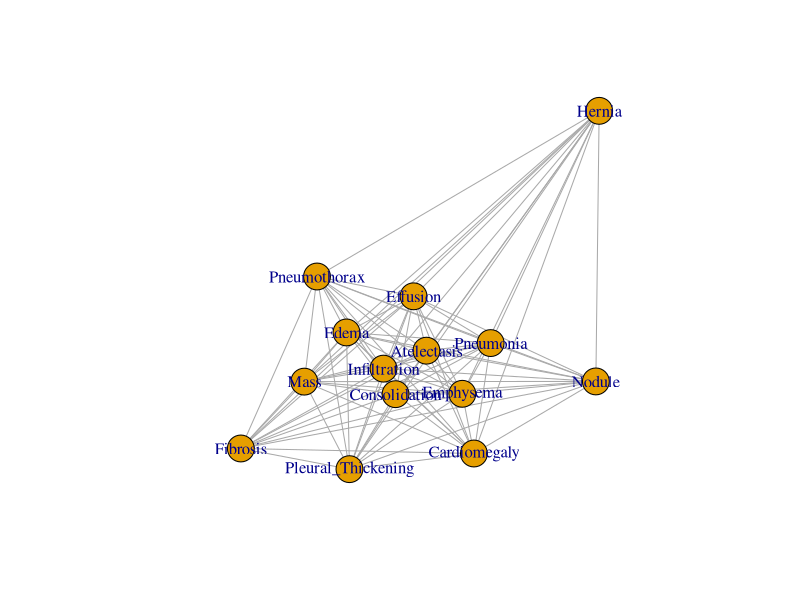
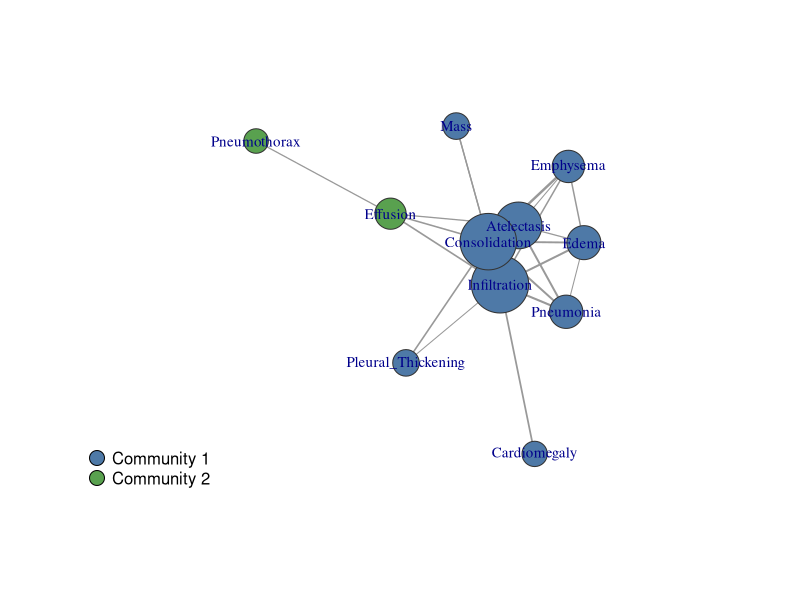

These figures' R source, in order:
## ---- chunk 1

knitr::opts_chunk$set(
  echo = TRUE,
  warning = FALSE,
  message = FALSE,
  fig.align = "center",
  fig.width = 8,
  fig.height = 6
)

## ---- chunk 2

library(ggplot2)
library(dplyr)
library(tidyr)
library(igraph)
library(ggraph)
library(tidygraph)
library(graphlayouts)
library(pheatmap)
library(corrplot)
library(reshape2)
library(scales)

## ---- chunk 3

cooc <- matrix(c(

4212,369,3269,3259,727,585,243,772,1222,221,423,220,495,40,
369,1094,1060,583,99,108,36,48,169,127,44,51,111,7,
3269,1060,3959,3990,1244,909,253,995,1287,592,359,188,848,21,
3259,583,3990,9552,1151,1544,571,943,1220,979,447,345,749,33,
727,99,1244,1151,2138,894,62,424,602,128,212,115,448,25,
585,108,909,1544,894,2706,63,340,428,131,115,166,410,10,
243,36,253,571,62,63,307,34,114,330,21,11,45,2,
772,48,995,943,424,340,34,2199,222,33,746,80,289,9,
1222,169,1287,1220,602,428,114,222,1314,162,103,79,251,4,
221,127,592,979,128,131,330,33,162,634,30,9,64,3,
423,44,359,447,212,115,21,746,103,30,895,36,151,4,
220,51,188,345,115,166,11,80,79,9,36,727,176,8,
495,111,848,749,448,410,45,289,251,64,151,176,1127,8,
40,7,21,33,25,10,2,9,4,3,4,8,8,110

), nrow = 14, byrow = TRUE)

colnames(cooc) <- rownames(cooc) <- c(
  "Atelectasis",
  "Cardiomegaly",
  "Infiltration",
  "Consolidation",
  "Edema",
  "Emphysema",
  "Fibrosis",
  "Effusion",
  "Pneumonia",
  "Pleural_Thickening",
  "Pneumothorax",
  "Nodule",
  "Mass",
  "Hernia"
)

cooc

## ---- chunk 4

g_0 <- graph_from_adjacency_matrix(
  cooc,
  mode = "undirected",
  weighted = TRUE,
  diag = FALSE
)

plot(g_0)

## ---- chunk 5

# Pesos das arestas da parte superior da matriz
pesos <- cooc[upper.tri(cooc)]

# Limiar do percentil 75
limiar75 <- quantile(pesos, 0.75)

limiar75

# Criar matriz filtrada
cooc75 <- cooc

cooc75[cooc75 < limiar75] <- 0

# Retirar diagonal
diag(cooc75) <- 0

# Criar a rede filtrada
g75 <- graph_from_adjacency_matrix(
  cooc75,
  mode = "undirected",
  weighted = TRUE,
  diag = FALSE
)

# Remover nós isolados
g75 <- delete_vertices(
  g75,
  degree(g75) == 0
)

# Força dos nós
V(g75)$strength <- strength(g75)

## ---- chunk 6

com75 <- cluster_louvain(g75)

V(g75)$community <- membership(com75)

table(V(g75)$community)

## ---- chunk 7

L75 <- layout_with_fr(
  g75,
  weights = E(g75)$weight
)

cores <- c(
  "#4E79A7",
  "#59A14F",
  "#E15759",
  "#F28E2B",
  "#B07AA1"
)

plot(
  g75,
  layout = L75,
  vertex.size = rescale(
    V(g75)$strength,
    to = c(15, 35)
  ),
  vertex.color = cores[V(g75)$community],
  vertex.frame.color = "grey20",
  vertex.label.cex = 0.9,
  edge.width = rescale(
    E(g75)$weight,
    to = c(1, 6)
  ),
  edge.color = "grey60"
)

legend(
  "bottomleft",
  legend = paste(
    "Community",
    sort(unique(V(g75)$community))
  ),
  pt.bg = cores[
    sort(unique(V(g75)$community))
  ],
  pch = 21,
  pt.cex = 2,
  bty = "n"
)
